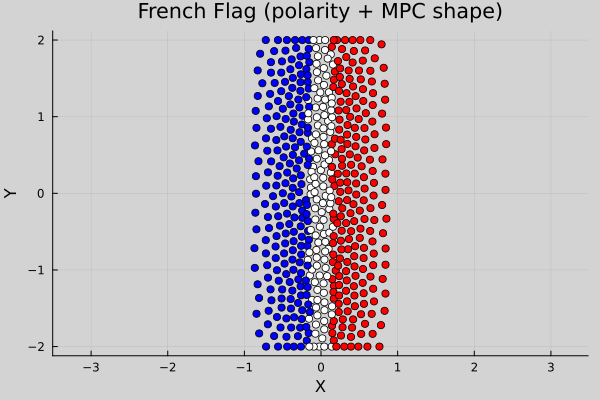

Generate this figure with Julia:
"""
Minimal, gradient-free French Flag (Blue / White / Red)
=======================================================

Principes (inspiré des notes Fronville/Mercier) :
- Morphogenèse émergente : aucune source/gradient externe.
- Génome numérique simple : poids d'adhésion / répulsion + règle de polarité locale.
- Polarité locale : moyenne des voisins (biais gauche/droite) + relaxation.
- Différenciation : seuils sur polarité → Bleu / Blanc / Rouge.
- Contrôle MPC de forme (horizon 1) : poussée douce vers bandes cibles (centres fixés),
  tout en conservant répulsion/adhésion (règles locales). Pas d'oracle global.
- GPU-first via CUDA, repli CPU pour fumées rapides.

Usage :
    julia --project french_flag_minimal_polarity.jl
Sorties :
    - french_flag_minimal.png (état final)
    - Impression du génome (matrice d'adhésion / poids modules)
"""

using CUDA
using Random
using LinearAlgebra
using Statistics
using Printf
using Plots

# ------------------------------------------------------------
# Paramètres "génomiques" simples
# ------------------------------------------------------------
const CELL_TYPE_DEAD  = Int32(0)
const CELL_TYPE_BLUE  = Int32(1)
const CELL_TYPE_WHITE = Int32(2)
const CELL_TYPE_RED   = Int32(3)

const GENOME = (
    collision_weights = (0.0f0, 1.0f0, 1.0f0, 1.0f0),
    adhesion_weights  = (0.0f0, 1.1f0, 1.25f0, 1.1f0),
    adhesion_matrix   = (
        (0.0f0, 0.0f0, 0.0f0, 0.0f0),    # dead
        (0.0f0, 1.20f0, 0.70f0, 0.60f0), # blue prefers blue, modest to others
        (0.0f0, 0.70f0, 1.25f0, 0.70f0), # white cohesive, neutral to others
        (0.0f0, 0.60f0, 0.70f0, 1.20f0)  # red prefers red
    ),
    polarity_align = 0.55f0,   # push polarity toward neighbors faster
    polarity_decay = 0.00f0,   # keep polarity amplitude longer
    polarity_thresholds = (-0.05f0, 0.05f0), # easier to classify blue/red
)

# ------------------------------------------------------------
# Domaine / dynamique
# ------------------------------------------------------------
const N_CELLS_INITIAL = 500
const MAX_CELLS = N_CELLS_INITIAL
const CELL_RADIUS = 0.15f0
const DT = 0.02f0
const DAMPING = 0.9f0
const MAX_VELOCITY = 1.2f0
const BASE_REPULSION = 1.4f0
const BASE_ADHESION = 0.55f0
const POLARITY_RADIUS = 3.5f0 * CELL_RADIUS
const MPC_GAIN = 1.0f0
const DOMAIN_WIDTH = 9.0f0
const DOMAIN_HEIGHT = 4.0f0
const STEPS = 600
const REPORT_EVERY = 60
const GIF_EVERY = 10           # cadence d'enregistrement des frames
const GIF_FILENAME = "french_flag_no_division.gif"

const DIST_EPS = 1f-6
const FORCE_EPS = 1f-3

# ------------------------------------------------------------
# Helpers
# ------------------------------------------------------------
@inline get_collision_weight(t::Int32) = GENOME.collision_weights[Int(t) + 1]
@inline get_adhesion_weight(t::Int32) = GENOME.adhesion_weights[Int(t) + 1]
@inline function adhesion_lookup(t1::Int32, t2::Int32)
    return GENOME.adhesion_matrix[Int(t1) + 1][Int(t2) + 1]
end

@inline function next_polarity(current::Float32, pol_sum::Float32, bias::Float32, count::Int)
    neighbor_pol = count > 0 ? pol_sum / count : current
    neighbor_bias = count > 0 ? bias / count : 0.0f0
    target = clamp(neighbor_pol + 0.5f0 * tanh(neighbor_bias / (POLARITY_RADIUS + 1f0)), -1.0f0, 1.0f0)
    new_pol = (1.0f0 - GENOME.polarity_align - GENOME.polarity_decay) * current + GENOME.polarity_align * target
    return clamp(new_pol, -1.0f0, 1.0f0)
end

# ------------------------------------------------------------
# GPU kernels
# ------------------------------------------------------------
function collision_kernel!(controls, positions, active, n_max, cell_radius)
    idx = (blockIdx().x - 1) * blockDim().x + threadIdx().x
    if idx > n_max || active[idx] != 1
        return
    end
    x = positions[1, idx]; y = positions[2, idx]
    ux = 0.0f0; uy = 0.0f0
    min_dist = 2.2f0 * cell_radius
    min_dist_sq = min_dist * min_dist
    for j in 1:n_max
        if active[j] == 1 && j != idx
            dx = x - positions[1, j]; dy = y - positions[2, j]
            dist_sq = dx*dx + dy*dy
            if dist_sq < min_dist_sq && dist_sq > DIST_EPS
                dist = sqrt(dist_sq)
                f = BASE_REPULSION * (min_dist - dist) / (dist + FORCE_EPS)
                ux += f * dx / dist
                uy += f * dy / dist
            end
        end
    end
    controls[1, idx] += ux
    controls[2, idx] += uy
    return
end

function adhesion_kernel!(controls, positions, types, active, n_max, cell_radius)
    idx = (blockIdx().x - 1) * blockDim().x + threadIdx().x
    if idx > n_max || active[idx] != 1
        return
    end
    x = positions[1, idx]; y = positions[2, idx]; t = types[idx]
    ux = 0.0f0; uy = 0.0f0
    range = 4.5f0 * cell_radius
    range_sq = range * range
    for j in 1:n_max
        if active[j] == 1 && j != idx
            dx = x - positions[1, j]; dy = y - positions[2, j]
            dist_sq = dx*dx + dy*dy
            if dist_sq < range_sq && dist_sq > DIST_EPS
                dist = sqrt(dist_sq)
                coef = adhesion_lookup(t, types[j])
                optimal = 3.0f0 * cell_radius
                dev = dist - optimal
                f = -BASE_ADHESION * coef * dev / (dist + FORCE_EPS)
                ux += f * dx / dist
                uy += f * dy / dist
            end
        end
    end
    controls[1, idx] += ux
    controls[2, idx] += uy
    return
end

function polarity_kernel!(polarity, positions, active, n_max, cell_radius)
    idx = (blockIdx().x - 1) * blockDim().x + threadIdx().x
    if idx > n_max || active[idx] != 1
        return
    end
    x = positions[1, idx]; y = positions[2, idx]
    pol_sum = 0.0f0; bias = 0.0f0; count = 0
    r2 = POLARITY_RADIUS * POLARITY_RADIUS
    for j in 1:n_max
        if active[j] == 1 && j != idx
            dx = positions[1, j] - x
            dy = positions[2, j] - y
            dist_sq = dx*dx + dy*dy
            if dist_sq < r2
                pol_sum += polarity[j]
                bias += dx
                count += 1
            end
        end
    end
    polarity[idx] = next_polarity(polarity[idx], pol_sum, bias, count)
    return
end

function fate_kernel!(types, polarity, active, n_max)
    idx = (blockIdx().x - 1) * blockDim().x + threadIdx().x
    if idx > n_max || active[idx] != 1
        return
    end
    p = polarity[idx]
    if p < GENOME.polarity_thresholds[1]
        types[idx] = CELL_TYPE_BLUE
    elseif p > GENOME.polarity_thresholds[2]
        types[idx] = CELL_TYPE_RED
    else
        types[idx] = CELL_TYPE_WHITE
    end
    return
end

function mpc_shape_kernel!(controls, positions, types, active, n_max, domain_w)
    idx = (blockIdx().x - 1) * blockDim().x + threadIdx().x
    if idx > n_max || active[idx] != 1
        return
    end
    t = types[idx]
    target_x = t == CELL_TYPE_BLUE ? -domain_w/3f0 : t == CELL_TYPE_RED ? domain_w/3f0 : 0.0f0
    dx = target_x - positions[1, idx]
    controls[1, idx] += MPC_GAIN * dx
    return
end

function update_kernel!(positions, velocities, controls, active, n_max, dt, damping, vmax, domain_w, domain_h)
    idx = (blockIdx().x - 1) * blockDim().x + threadIdx().x
    if idx > n_max || active[idx] != 1
        return
    end
    vx = velocities[1, idx] * damping + controls[1, idx] * dt
    vy = velocities[2, idx] * damping + controls[2, idx] * dt
    speed = sqrt(vx*vx + vy*vy)
    if speed > vmax
        vx = vx / speed * vmax
        vy = vy / speed * vmax
    end
    x = positions[1, idx] + vx * dt
    y = positions[2, idx] + vy * dt
    hw = domain_w/2f0; hh = domain_h/2f0
    if x < -hw; x = -hw; vx *= -0.4f0; end
    if x >  hw; x =  hw; vx *= -0.4f0; end
    if y < -hh; y = -hh; vy *= -0.4f0; end
    if y >  hh; y =  hh; vy *= -0.4f0; end
    positions[1, idx] = x; positions[2, idx] = y
    velocities[1, idx] = vx; velocities[2, idx] = vy
    return
end

# ------------------------------------------------------------
# CPU fallbacks (only for quick smoke tests)
# ------------------------------------------------------------
function run_cpu(; record=false, every=GIF_EVERY)
    positions = zeros(Float32, 2, MAX_CELLS)
    velocities = zeros(Float32, 2, MAX_CELLS)
    controls = zeros(Float32, 2, MAX_CELLS)
    types = fill(CELL_TYPE_WHITE, MAX_CELLS)
    polarity = zeros(Float32, MAX_CELLS)
    active = zeros(Int32, MAX_CELLS)
    frames = record ? Vector{NamedTuple{(:positions, :types, :active)}}() : nothing

    spacing = DOMAIN_WIDTH * 0.6f0 / (N_CELLS_INITIAL - 1)
    start_x = -spacing * (N_CELLS_INITIAL - 1) / 2
    for i in 1:N_CELLS_INITIAL
        positions[1, i] = start_x + (i - 1) * spacing
        positions[2, i] = (rand(Float32) - 0.5f0) * CELL_RADIUS
        active[i] = 1
    end
    # organisateurs polarité
    polarity[N_CELLS_INITIAL ÷ 2] = -1.0f0
    polarity[N_CELLS_INITIAL ÷ 2 + 1] = 1.0f0

    if record
        push!(frames, (positions=copy(positions), types=copy(types), active=copy(active)))
    end

    for step in 1:STEPS
        fill!(controls, 0.0f0)
        # collision
        for i in 1:MAX_CELLS
            if active[i] != 1; continue; end
            x = positions[1, i]; y = positions[2, i]
            ux = 0.0f0; uy = 0.0f0
            min_dist = 2.2f0 * CELL_RADIUS
            m2 = min_dist * min_dist
            for j in 1:MAX_CELLS
                if active[j] != 1 || i == j; continue; end
                dx = x - positions[1, j]; dy = y - positions[2, j]
                d2 = dx*dx + dy*dy
                if d2 < m2 && d2 > DIST_EPS
                    d = sqrt(d2)
                    f = BASE_REPULSION * (min_dist - d) / (d + FORCE_EPS)
                    ux += f * dx / d; uy += f * dy / d
                end
            end
            controls[1, i] += ux; controls[2, i] += uy
        end
        # adhesion
        for i in 1:MAX_CELLS
            if active[i] != 1; continue; end
            x = positions[1, i]; y = positions[2, i]; t = types[i]
            ux = 0.0f0; uy = 0.0f0
            rng = 4.5f0 * CELL_RADIUS; r2 = rng * rng
            for j in 1:MAX_CELLS
                if active[j] != 1 || i == j; continue; end
                dx = x - positions[1, j]; dy = y - positions[2, j]
                d2 = dx*dx + dy*dy
                if d2 < r2 && d2 > DIST_EPS
                    d = sqrt(d2)
                    coef = adhesion_lookup(t, types[j])
                    opt = 3.0f0 * CELL_RADIUS
                    dev = d - opt
                    f = -BASE_ADHESION * coef * dev / (d + FORCE_EPS)
                    ux += f * dx / d; uy += f * dy / d
                end
            end
            controls[1, i] += ux; controls[2, i] += uy
        end
        # MPC shape (horizon 1)
        for i in 1:MAX_CELLS
            if active[i] != 1; continue; end
            t = types[i]
            target_x = t == CELL_TYPE_BLUE ? -DOMAIN_WIDTH/3f0 : t == CELL_TYPE_RED ? DOMAIN_WIDTH/3f0 : 0.0f0
            controls[1, i] += MPC_GAIN * (target_x - positions[1, i])
        end
        # polarity
        for i in 1:MAX_CELLS
            if active[i] != 1; continue; end
            x = positions[1, i]; y = positions[2, i]
            ps = 0.0f0; b = 0.0f0; c = 0
            r2 = POLARITY_RADIUS * POLARITY_RADIUS
            for j in 1:MAX_CELLS
                if active[j] != 1 || i == j; continue; end
                dx = positions[1, j] - x; dy = positions[2, j] - y
                d2 = dx*dx + dy*dy
                if d2 < r2
                    ps += polarity[j]; b += dx; c += 1
                end
            end
            polarity[i] = next_polarity(polarity[i], ps, b, c)
        end
        # fate
        for i in 1:MAX_CELLS
            if active[i] != 1; continue; end
            p = polarity[i]
            if p < GENOME.polarity_thresholds[1]
                types[i] = CELL_TYPE_BLUE
            elseif p > GENOME.polarity_thresholds[2]
                types[i] = CELL_TYPE_RED
            else
                types[i] = CELL_TYPE_WHITE
            end
        end
        # dynamics
        hw = DOMAIN_WIDTH/2; hh = DOMAIN_HEIGHT/2
        for i in 1:MAX_CELLS
            if active[i] != 1; continue; end
            vx = velocities[1, i] * DAMPING + controls[1, i] * DT
            vy = velocities[2, i] * DAMPING + controls[2, i] * DT
            s = sqrt(vx*vx + vy*vy)
            if s > MAX_VELOCITY
                vx = vx / s * MAX_VELOCITY; vy = vy / s * MAX_VELOCITY
            end
            x = positions[1, i] + vx * DT
            y = positions[2, i] + vy * DT
            if x < -hw; x = -hw; vx *= -0.4f0; end
            if x >  hw; x =  hw; vx *= -0.4f0; end
            if y < -hh; y = -hh; vy *= -0.4f0; end
            if y >  hh; y =  hh; vy *= -0.4f0; end
            positions[1, i] = x; positions[2, i] = y
            velocities[1, i] = vx; velocities[2, i] = vy
        end
        if step % REPORT_EVERY == 0
            act = findall(==(1), active)
            tmp = types[act]; pol = polarity[act]
            nB = count(==(CELL_TYPE_BLUE), tmp)
            nW = count(==(CELL_TYPE_WHITE), tmp)
            nR = count(==(CELL_TYPE_RED), tmp)
            @printf("Step %-4d | mean pol %.3f | B:%d W:%d R:%d\n", step, mean(pol), nB, nW, nR)
        end
        if record && step % every == 0
            push!(frames, (positions=copy(positions), types=copy(types), active=copy(active)))
        end
    end
    return (positions=positions, types=types, polarity=polarity, active=active, frames=frames)
end

function run_gpu(; record=false, every=GIF_EVERY)
    positions = zeros(Float32, 2, MAX_CELLS)
    velocities = zeros(Float32, 2, MAX_CELLS)
    controls = zeros(Float32, 2, MAX_CELLS)
    types = fill(CELL_TYPE_WHITE, MAX_CELLS)
    polarity = zeros(Float32, MAX_CELLS)
    active = zeros(Int32, MAX_CELLS)
    frames = record ? Vector{NamedTuple{(:positions, :types, :active)}}() : nothing

    spacing = DOMAIN_WIDTH * 0.6f0 / (N_CELLS_INITIAL - 1)
    start_x = -spacing * (N_CELLS_INITIAL - 1) / 2
    for i in 1:N_CELLS_INITIAL
        positions[1, i] = start_x + (i - 1) * spacing
        positions[2, i] = (rand(Float32) - 0.5f0) * CELL_RADIUS
        active[i] = 1
    end
    polarity[N_CELLS_INITIAL ÷ 2] = -1.0f0
    polarity[N_CELLS_INITIAL ÷ 2 + 1] = 1.0f0

    pos_d = CuArray(positions); vel_d = CuArray(velocities); ctrl_d = CuArray(controls)
    types_d = CuArray(types); pol_d = CuArray(polarity); act_d = CuArray(active)
    threads = 256; blocks = cld(MAX_CELLS, threads)

    if record
        push!(frames, (positions=Array(pos_d), types=Array(types_d), active=Array(act_d)))
    end

    for step in 1:STEPS
        fill!(ctrl_d, 0.0f0)
        @cuda threads=threads blocks=blocks collision_kernel!(ctrl_d, pos_d, act_d, MAX_CELLS, CELL_RADIUS)
        @cuda threads=threads blocks=blocks adhesion_kernel!(ctrl_d, pos_d, types_d, act_d, MAX_CELLS, CELL_RADIUS)
        @cuda threads=threads blocks=blocks mpc_shape_kernel!(ctrl_d, pos_d, types_d, act_d, MAX_CELLS, DOMAIN_WIDTH)
        @cuda threads=threads blocks=blocks polarity_kernel!(pol_d, pos_d, act_d, MAX_CELLS, CELL_RADIUS)
        @cuda threads=threads blocks=blocks fate_kernel!(types_d, pol_d, act_d, MAX_CELLS)
        @cuda threads=threads blocks=blocks update_kernel!(pos_d, vel_d, ctrl_d, act_d, MAX_CELLS,
                                                           DT, DAMPING, MAX_VELOCITY, DOMAIN_WIDTH, DOMAIN_HEIGHT)
        if step % REPORT_EVERY == 0
            CUDA.synchronize()
            tmp_types = Array(types_d)[Array(act_d) .== 1]
            tmp_pol = Array(pol_d)[Array(act_d) .== 1]
            nB = count(==(CELL_TYPE_BLUE), tmp_types)
            nW = count(==(CELL_TYPE_WHITE), tmp_types)
            nR = count(==(CELL_TYPE_RED), tmp_types)
            @printf("Step %-4d | mean pol %.3f | B:%d W:%d R:%d\n", step, mean(tmp_pol), nB, nW, nR)
        end
        if record && step % every == 0
            CUDA.synchronize()
            push!(frames, (positions=Array(pos_d), types=Array(types_d), active=Array(act_d)))
        end
    end
    CUDA.synchronize()
    return (positions=Array(pos_d), types=Array(types_d), polarity=Array(pol_d), active=Array(act_d), frames=frames)
end

# ------------------------------------------------------------
# Entrée / sortie
# ------------------------------------------------------------
function cell_color(t)
    return t == CELL_TYPE_BLUE ? :red : t == CELL_TYPE_RED ? :blue : t == CELL_TYPE_WHITE ? :white : :gray
end

function save_plot(res; path="french_flag_no_division.png")
    act = findall(==(1), res.active)
    colors = map(i -> cell_color(res.types[i]), act)
    p = scatter(res.positions[1, act], res.positions[2, act];
        aspect_ratio=:equal, legend=false, background_color=:lightgray,
        xlabel="X", ylabel="Y", color=colors,
        title="French Flag (polarity + MPC shape)")
    savefig(p, path)
    return path
end

function frame_plot(frame)
    act = findall(==(1), frame.active)
    colors = map(i -> cell_color(frame.types[i]), act)
    scatter(frame.positions[1, act], frame.positions[2, act];
        aspect_ratio=:equal, legend=false, background_color=:lightgray,
        xlabel="X", ylabel="Y", color=colors,
        xlim=(-DOMAIN_WIDTH/2, DOMAIN_WIDTH/2), ylim=(-DOMAIN_HEIGHT/2, DOMAIN_HEIGHT/2),
        title="French Flag (polarity + MPC shape)")
end

function save_gif(frames; path=GIF_FILENAME)
    anim = @animate for fr in frames
        frame_plot(fr)
    end
    gif(anim, path; fps = max(1, Int(cld(length(frames), 10))))
    return path
end

function print_genome()
    println("=== Génome numérique (poids) ===")
    println("Collision weights :", GENOME.collision_weights)
    println("Adhesion weights  :", GENOME.adhesion_weights)
    println("Adhesion matrix (dead, blue, white, red):")
    for row in GENOME.adhesion_matrix
        println("  ", row)
    end
    println("Polarity thresholds (blue/red): ", GENOME.polarity_thresholds)
end

function main()
    Random.seed!(42)
    print_genome()
    use_gpu = CUDA.functional()
    println("GPU disponible : ", use_gpu)
    record_gif = true
    res = use_gpu ? run_gpu(record=record_gif) : run_cpu(record=record_gif)
    img = save_plot(res)
    if record_gif && res.frames !== nothing
        gif_path = save_gif(res.frames)
        println("GIF sauvegardé: $gif_path")
    end
    act = findall(==(1), res.active)
    types = res.types[act]
    nB = count(==(CELL_TYPE_BLUE), types)
    nW = count(==(CELL_TYPE_WHITE), types)
    nR = count(==(CELL_TYPE_RED), types)
    println("\nRépartition finale (actives) :")
    println("  🔵 Bleu : $nB")
    println("  ⚪ Blanc: $nW")
    println("  🔴 Rouge: $nR")
    println("Plot sauvegardé: $img")
end

if abspath(PROGRAM_FILE) == abspath(@__FILE__)
    main()
end

println("faire :\njulia>main()")